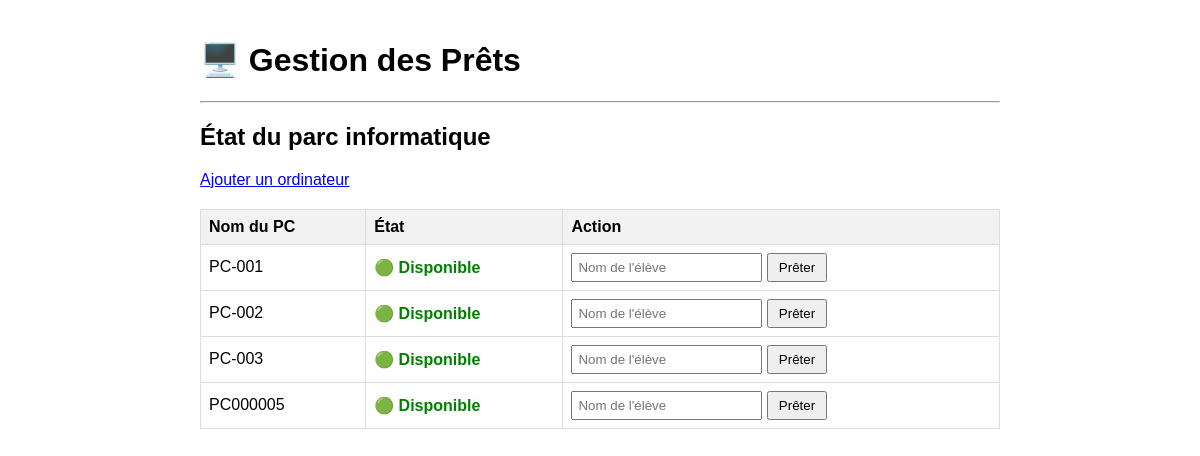
Before: / with the older database file.
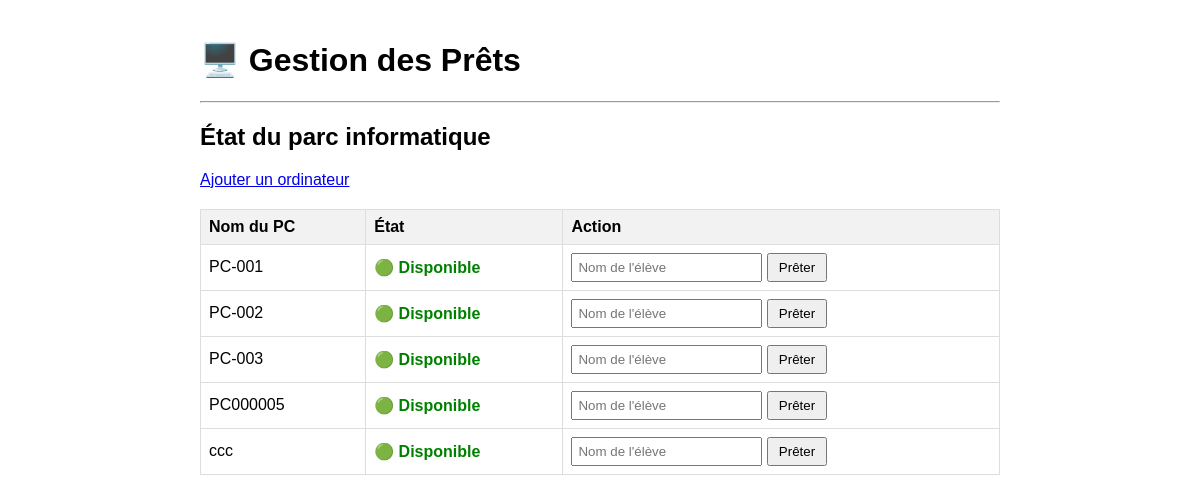
After: the same page with the newer database file.
### tables this page shows
CREATE TABLE ordinateurs (
    id INTEGER PRIMARY KEY AUTOINCREMENT,
    nom TEXT NOT NULL,
    etat TEXT NOT NULL DEFAULT 'disponible', -- 'disponible' ou 'emprunte'
    emprunteur TEXT -- Nom de l'élève si emprunté
);

### app.py (the view)
@app.route("/")
def index():
    conn = get_db_connection()
    ordinateurs = conn.execute('SELECT * FROM ordinateurs').fetchall()
    conn.close()
    return render_template('index.html',ordinateurs=ordinateurs)

### app.py (called while the page is built)
def get_db_connection():
    conn=sqlite3.connect('database.db')
    conn.row_factory = sqlite3.Row
    return conn

### templates/index.html
{% extends 'base.html' %}
{% block content %}
    <h2>État du parc informatique</h2>
    <a href="{{ url_for('ajouter') }}"> Ajouter un ordinateur</a>
    <table>
        <thead>
            <tr>
                <th>Nom du PC</th>
                <th>État</th>
                <th>Action</th>
            </tr>
        </thead>
        <tbody>
            {% for pc in ordinateurs %}
            <tr>
                <td>{{ pc['nom'] }}</td>
                <td>
                    {% if pc['etat'] == 'disponible' %}
                        <span class="disponible">🟢 Disponible</span>
                    {% else %}
                        <span class="emprunte">🔴 Emprunté par {{ pc['emprunteur'] }}</span>
                    {% endif %}
                </td>
                <td>
                    {% if pc['etat'] == 'disponible' %}
                        <form action="{{ url_for('emprunter', id=pc['id']) }}" method="post" style="display:inline;">
                            <input type="text" name="eleve" placeholder="Nom de l'élève" required>
                            <button type="submit">Prêter</button>
                        </form>
                    {% else %}
                        <form action="{{ url_for('rendre', id=pc['id']) }}" method="post" style="display:inline;">
                            <button type="submit">Marquer comme rendu</button>
                        </form>
                    {% endif %}
                </td>
            </tr>
            {% endfor %}
        </tbody>
    </table>
{% endblock %}

### templates/base.html (shortened to what this page needs)
<!DOCTYPE html>
<html lang="fr">
<head>
</head>
<body>
    <h1>🖥️ Gestion des Prêts</h1>
    <hr>
    {% block content %}{% endblock %}
</body>
</html>

### templates/base.html (style rules this page uses)
body { font-family: sans-serif; max-width: 800px; margin: 0 auto; padding: 20px; }
table { width: 100%; border-collapse: collapse; margin-top: 20px; }
th, td { border: 1px solid #ddd; padding: 8px; text-align: left; }
th { background-color: #f2f2f2; }
.disponible { color: green; font-weight: bold; }
input[type="text"] { padding: 5px; }
button { cursor: pointer; padding: 5px 10px; }

Changed rows visible on the page:
added ordinateurs: nom "ccc", etat "🟢 Disponible"
